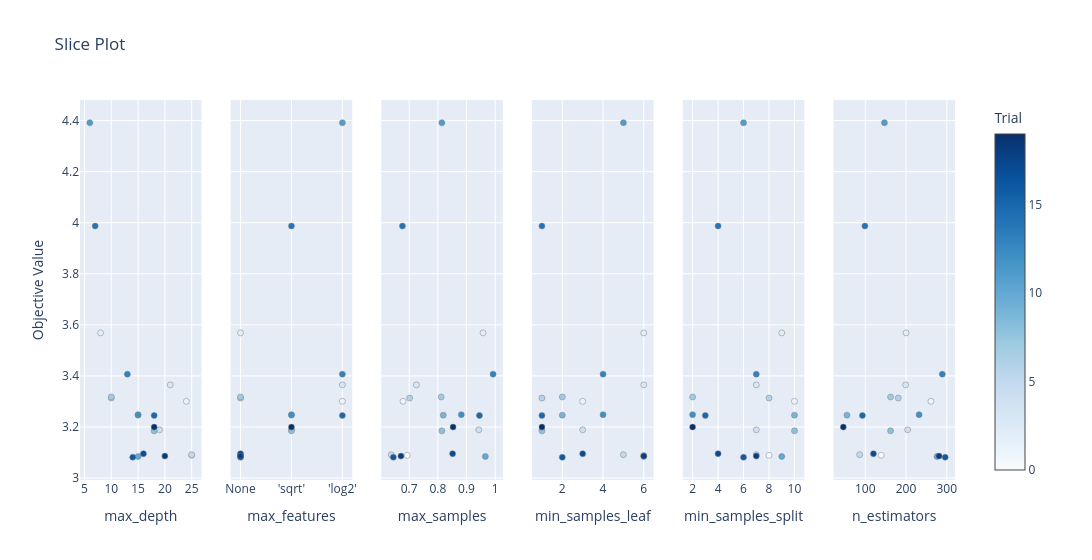

The code cell stored with this chart in its notebook:
### Code cell
# 3. Slice Plot for Random Forest
optuna.visualization.plot_slice(study_rf)

### Figure 1 — Plotly figure (JSON) as saved in the notebook; plotly's stock layout.template omitted (floating-point values rounded to 4 significant figures)
{"data": [{"marker": {"color": [0, 1, 2, 3, 4, 5, 6, 7, 8, 9, 10, 11, 12, 13, 14, 15, 16, 17, 18, 19], "colorbar": {"title": {"text": "Trial"}, "x": 1, "xpad": 40}, "colorscale": [[0, "rgb(247,251,255)"], [0.125, "rgb(222,235,247)"], [0.25, "rgb(198,219,239)"], [0.375, "rgb(158,202,225)"], [0.5, "rgb(107,174,214)"], [0.625, "rgb(66,146,198)"], [0.75, "rgb(33,113,181)"], [0.875, "rgb(8,81,156)"], [1, "rgb(8,48,107)"]], "line": {"color": "Grey", "width": 0.5}, "showscale": true}, "mode": "markers", "name": "Feasible Trial", "showlegend": false, "type": "scatter", "x": [25, 24, 8, 21, 19, 25, 10, 10, 18, 15, 15, 6, 15, 13, 7, 18, 14, 16, 20, 18], "xaxis": "x", "y": [3.089, 3.301, 3.569, 3.365, 3.189, 3.092, 3.313, 3.318, 3.185, 3.246, 3.084, 4.391, 3.248, 3.407, 3.987, 3.245, 3.082, 3.096, 3.086, 3.2], "yaxis": "y"}, {"marker": {"color": [0, 2, 5, 6, 7, 10, 16, 17, 18, 4, 8, 9, 12, 14, 19, 1, 3, 11, 13, 15], "colorbar": {"title": {"text": "Trial"}, "x": 1, "xpad": 40}, "colorscale": [[0, "rgb(247,251,255)"], [0.125, "rgb(222,235,247)"], [0.25, "rgb(198,219,239)"], [0.375, "rgb(158,202,225)"], [0.5, "rgb(107,174,214)"], [0.625, "rgb(66,146,198)"], [0.75, "rgb(33,113,181)"], [0.875, "rgb(8,81,156)"], [1, "rgb(8,48,107)"]], "line": {"color": "Grey", "width": 0.5}, "showscale": false}, "mode": "markers", "name": "Feasible Trial", "showlegend": false, "type": "scatter", "x": ["None", "None", "None", "None", "None", "None", "None", "None", "None", "'sqrt'", "'sqrt'", "'sqrt'", "'sqrt'", "'sqrt'", "'sqrt'", "'log2'", "'log2'", "'log2'", "'log2'", "'log2'"], "xaxis": "x2", "y": [3.089, 3.569, 3.092, 3.313, 3.318, 3.084, 3.082, 3.096, 3.086, 3.189, 3.185, 3.246, 3.248, 3.987, 3.2, 3.301, 3.365, 4.391, 3.407, 3.245], "yaxis": "y2"}, {"marker": {"color": [0, 1, 2, 3, 4, 5, 6, 7, 8, 9, 10, 11, 12, 13, 14, 15, 16, 17, 18, 19], "colorbar": {"title": {"text": "Trial"}, "x": 1, "xpad": 40}, "colorscale": [[0, "rgb(247,251,255)"], [0.125, "rgb(222,235,247)"], [0.25, "rgb(198,219,239)"], [0.375, "rgb(158,202,225)"], [0.5, "rgb(107,174,214)"], [0.625, "rgb(66,146,198)"], [0.75, "rgb(33,113,181)"], [0.875, "rgb(8,81,156)"], [1, "rgb(8,48,107)"]], "line": {"color": "Grey", "width": 0.5}, "showscale": false}, "mode": "markers", "name": "Feasible Trial", "showlegend": false, "type": "scatter", "x": [0.6933, 0.6784, 0.9577, 0.7251, 0.9429, 0.6372, 0.7017, 0.8116, 0.814, 0.8188, 0.9658, 0.814, 0.8819, 0.9929, 0.6764, 0.9451, 0.6447, 0.8515, 0.6712, 0.8531], "xaxis": "x3", "y": [3.089, 3.301, 3.569, 3.365, 3.189, 3.092, 3.313, 3.318, 3.185, 3.246, 3.084, 4.391, 3.248, 3.407, 3.987, 3.245, 3.082, 3.096, 3.086, 3.2], "yaxis": "y3"}, {"marker": {"color": [0, 1, 2, 3, 4, 5, 6, 7, 8, 9, 10, 11, 12, 13, 14, 15, 16, 17, 18, 19], "colorbar": {"title": {"text": "Trial"}, "x": 1, "xpad": 40}, "colorscale": [[0, "rgb(247,251,255)"], [0.125, "rgb(222,235,247)"], [0.25, "rgb(198,219,239)"], [0.375, "rgb(158,202,225)"], [0.5, "rgb(107,174,214)"], [0.625, "rgb(66,146,198)"], [0.75, "rgb(33,113,181)"], [0.875, "rgb(8,81,156)"], [1, "rgb(8,48,107)"]], "line": {"color": "Grey", "width": 0.5}, "showscale": false}, "mode": "markers", "name": "Feasible Trial", "showlegend": false, "type": "scatter", "x": [6, 3, 6, 6, 3, 5, 1, 2, 1, 2, 6, 5, 4, 4, 1, 1, 2, 3, 6, 1], "xaxis": "x4", "y": [3.089, 3.301, 3.569, 3.365, 3.189, 3.092, 3.313, 3.318, 3.185, 3.246, 3.084, 4.391, 3.248, 3.407, 3.987, 3.245, 3.082, 3.096, 3.086, 3.2], "yaxis": "y4"}, {"marker": {"color": [0, 1, 2, 3, 4, 5, 6, 7, 8, 9, 10, 11, 12, 13, 14, 15, 16, 17, 18, 19], "colorbar": {"title": {"text": "Trial"}, "x": 1, "xpad": 40}, "colorscale": [[0, "rgb(247,251,255)"], [0.125, "rgb(222,235,247)"], [0.25, "rgb(198,219,239)"], [0.375, "rgb(158,202,225)"], [0.5, "rgb(107,174,214)"], [0.625, "rgb(66,146,198)"], [0.75, "rgb(33,113,181)"], [0.875, "rgb(8,81,156)"], [1, "rgb(8,48,107)"]], "line": {"color": "Grey", "width": 0.5}, "showscale": false}, "mode": "markers", "name": "Feasible Trial", "showlegend": false, "type": "scatter", "x": [8, 10, 9, 7, 7, 7, 8, 2, 10, 10, 9, 6, 2, 7, 4, 3, 6, 4, 7, 2], "xaxis": "x5", "y": [3.089, 3.301, 3.569, 3.365, 3.189, 3.092, 3.313, 3.318, 3.185, 3.246, 3.084, 4.391, 3.248, 3.407, 3.987, 3.245, 3.082, 3.096, 3.086, 3.2], "yaxis": "y5"}, {"marker": {"color": [0, 1, 2, 3, 4, 5, 6, 7, 8, 9, 10, 11, 12, 13, 14, 15, 16, 17, 18, 19], "colorbar": {"title": {"text": "Trial"}, "x": 1, "xpad": 40}, "colorscale": [[0, "rgb(247,251,255)"], [0.125, "rgb(222,235,247)"], [0.25, "rgb(198,219,239)"], [0.375, "rgb(158,202,225)"], [0.5, "rgb(107,174,214)"], [0.625, "rgb(66,146,198)"], [0.75, "rgb(33,113,181)"], [0.875, "rgb(8,81,156)"], [1, "rgb(8,48,107)"]], "line": {"color": "Grey", "width": 0.5}, "showscale": false}, "mode": "markers", "name": "Feasible Trial", "showlegend": false, "type": "scatter", "x": [139, 261, 200, 199, 204, 86, 181, 162, 162, 55, 276, 147, 232, 289, 99, 93, 296, 120, 281, 46], "xaxis": "x6", "y": [3.089, 3.301, 3.569, 3.365, 3.189, 3.092, 3.313, 3.318, 3.185, 3.246, 3.084, 4.391, 3.248, 3.407, 3.987, 3.245, 3.082, 3.096, 3.086, 3.2], "yaxis": "y6"}], "layout": {"title": {"text": "Slice Plot"}, "width": 1800, "xaxis": {"anchor": "y", "domain": [0, 0.1389], "title": {"text": "max_depth"}}, "xaxis2": {"anchor": "y2", "categoryarray": ["None", "'sqrt'", "'log2'"], "categoryorder": "array", "domain": [0.1722, 0.3111], "title": {"text": "max_features"}, "type": "category"}, "xaxis3": {"anchor": "y3", "domain": [0.3444, 0.4833], "title": {"text": "max_samples"}}, "xaxis4": {"anchor": "y4", "domain": [0.5167, 0.6556], "title": {"text": "min_samples_leaf"}}, "xaxis5": {"anchor": "y5", "domain": [0.6889, 0.8278], "title": {"text": "min_samples_split"}}, "xaxis6": {"anchor": "y6", "domain": [0.8611, 1], "title": {"text": "n_estimators"}}, "yaxis": {"anchor": "x", "domain": [0, 1], "title": {"text": "Objective Value"}}, "yaxis2": {"anchor": "x2", "domain": [0, 1], "matches": "y", "showticklabels": false}, "yaxis3": {"anchor": "x3", "domain": [0, 1], "matches": "y", "showticklabels": false}, "yaxis4": {"anchor": "x4", "domain": [0, 1], "matches": "y", "showticklabels": false}, "yaxis5": {"anchor": "x5", "domain": [0, 1], "matches": "y", "showticklabels": false}, "yaxis6": {"anchor": "x6", "domain": [0, 1], "matches": "y", "showticklabels": false}}}
